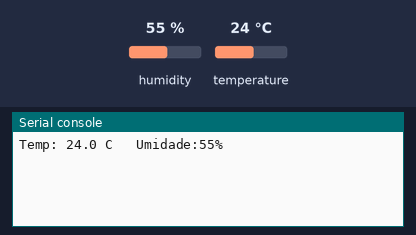
Simulated run of this program. Board: CircuitPython board. Parts: the last lines printed to the serial console. The inputs (shaded band) are chosen by the test bench; at power-on: humidity 55 %, temperature 24 °C.

Above: at 1.2 s.
1.3 s: humidity set to 22 %
At 3.1 s:
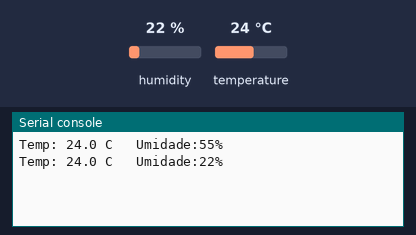
4.3 s: temperature set to 12 °C
At 5.5 s:
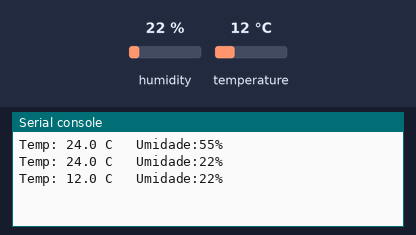
7.3 s: humidity set to 40 %
At 10.3 s:
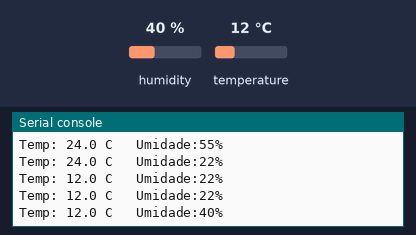
Timing chart, 0 to 11.8 s (numbered marks = the images above; inputs shaded):
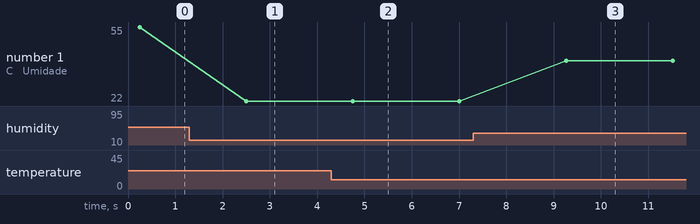

Measured:
- after the input at 1.3 s, the serial console: prints a new line after 1.2 s (image 1)
- after the input at 4.3 s, the serial console: prints a new line after 0.46 s (image 2)
- after the input at 7.3 s, the serial console: prints a new line after 2.0 s (image 3)
- plotted number 1: 55 → 22 after the input at 1.3 s, 22 → 40 after the input at 7.3 s

The program:

teste_sensor.py
```python
import time
import board
import adafruit_dht

dht_device = adafruit_dht.DHT11(board.D4)

while True:
   try:
      temperature_c = dht_device.temperature
      humidity = dht_device.humidity
      print(f"Temp: {temperature_c:.1f} C   Umidade:{humidity}%")
   except RuntimeError as error:
      print(error.args[0])
      time.sleep(2.0)
      continue
   except Exception as error:
      dht_device.exit()
      raise error
   time.sleep(2.0)
```
